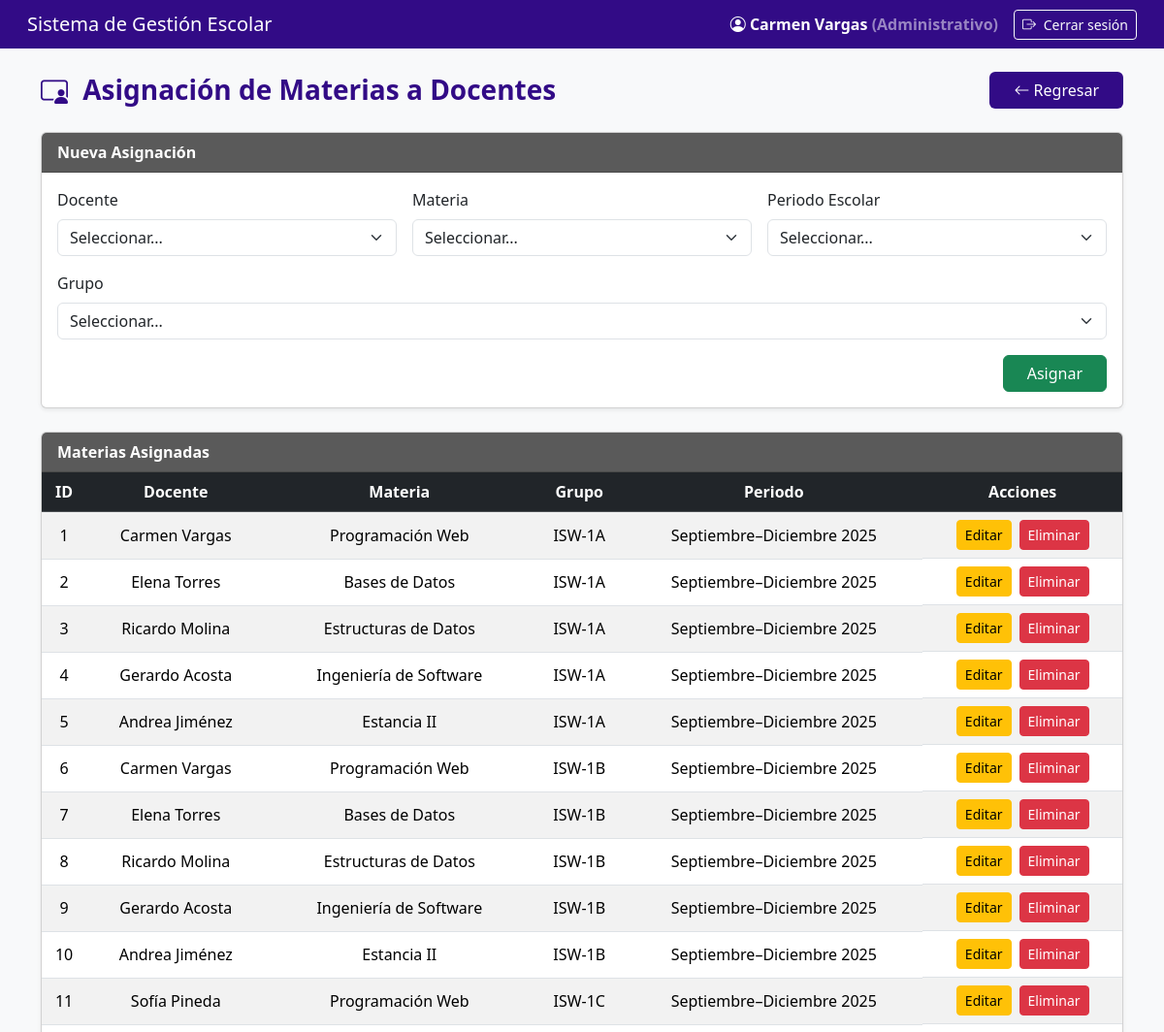
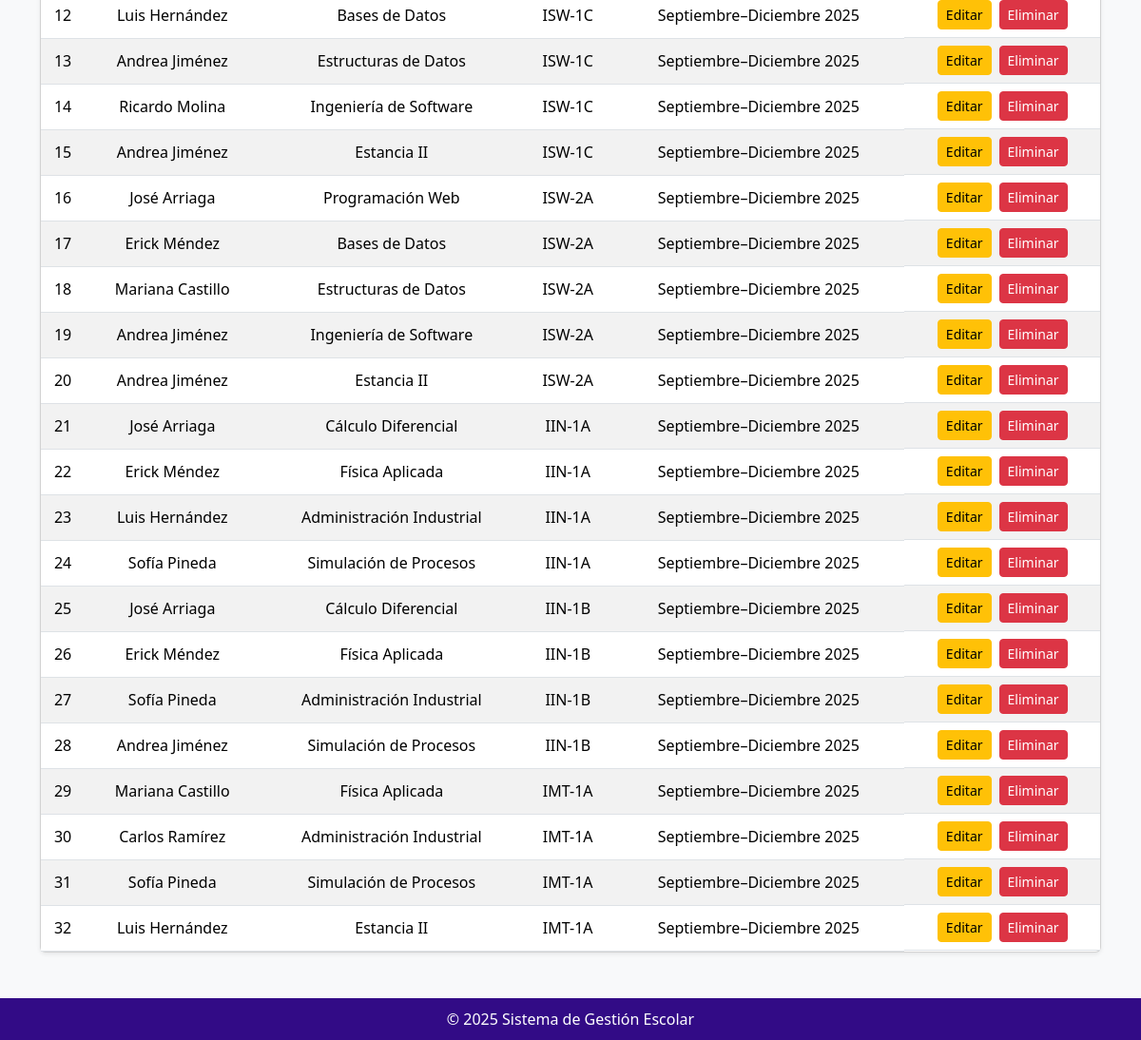
The app's page /app/views/asignacionesView.php (signed in) with its own data (2 pictures, top to bottom).
### tables this page shows
CREATE TABLE asignaciones (
    idAsignacion INT AUTO_INCREMENT PRIMARY KEY,
    idDocente INT NOT NULL,
    idMateria INT NOT NULL,
    idGrupo INT NOT NULL,
    idPeriodo INT NOT NULL,
    FOREIGN KEY (idDocente) REFERENCES docentes(idDocente)
        ON DELETE CASCADE
        ON UPDATE CASCADE,
    FOREIGN KEY (idMateria) REFERENCES materias(idMateria)
        ON DELETE CASCADE
        ON UPDATE CASCADE,
    FOREIGN KEY (idGrupo) REFERENCES grupos(idGrupo)
        ON DELETE CASCADE
        ON UPDATE CASCADE,
    FOREIGN KEY (idPeriodo) REFERENCES periodosEscolares(idPeriodo)
        ON DELETE CASCADE
        ON UPDATE CASCADE
);

CREATE TABLE materias (
    idMateria INT AUTO_INCREMENT PRIMARY KEY,
    nombreMateria VARCHAR(100) NOT NULL,
    claveMateria VARCHAR(20) UNIQUE NOT NULL,
    horasSemana INT,
    idPeriodo INT,
    FOREIGN KEY (idPeriodo) REFERENCES periodosEscolares(idPeriodo)
        ON DELETE CASCADE
        ON UPDATE CASCADE
);

CREATE TABLE grupos (
    idGrupo INT AUTO_INCREMENT PRIMARY KEY,
    nombreGrupo VARCHAR(50) NOT NULL,
    idCarrera INT NOT NULL,
    idPeriodo INT NOT NULL,
    FOREIGN KEY (idCarrera) REFERENCES carreras(idCarrera)
        ON DELETE CASCADE
        ON UPDATE CASCADE,
    FOREIGN KEY (idPeriodo) REFERENCES periodosEscolares(idPeriodo)
        ON DELETE CASCADE
        ON UPDATE CASCADE
);

CREATE TABLE periodosEscolares (
    idPeriodo INT AUTO_INCREMENT PRIMARY KEY,
    nombrePeriodo VARCHAR(50) NOT NULL,
    fechaInicio DATE NOT NULL,
    fechaFin DATE NOT NULL
);

### app/models/asignacionModel.php (called while the page is built, shortened)
<?php
class AsignacionModel {
    private $connection;
    public function __construct($connection) {
        $this->connection = $connection;
    }
    public function syncDocentes() {
        $sql = "INSERT INTO docentes (idUsuario, departamento, telefono)
                SELECT u.idUsuario, NULL, NULL
                FROM usuarios u
                LEFT JOIN docentes d ON d.idUsuario = u.idUsuario
                WHERE u.rol = 'Docente' AND d.idDocente IS NULL";
        $this->connection->query($sql);
    }
    public function obtenerAsignaciones() {
        $sql = "SELECT a.idAsignacion,
                       CONCAT(u.nombres,' ',u.apePaterno) AS docente,
                       m.nombreMateria,
                       g.nombreGrupo,
                       p.nombrePeriodo
                FROM asignaciones a
                INNER JOIN docentes d ON d.idDocente = a.idDocente
                INNER JOIN usuarios u ON u.idUsuario = d.idUsuario
                INNER JOIN materias m ON m.idMateria = a.idMateria
                INNER JOIN grupos g ON g.idGrupo = a.idGrupo
                INNER JOIN periodosEscolares p ON p.idPeriodo = a.idPeriodo
                ORDER BY a.idAsignacion ASC";
        return $this->connection->query($sql);
    }
}

### app/views/asignacionesView.php (the view, shortened to what this page needs)
<?php
require_once __DIR__ . '/../../config/db_connection.php';
require_once __DIR__ . '/../../app/models/asignacionModel.php';
$nombreUsuario = $_SESSION['usuario']['nombre'] ?? 'Usuario';
$rolUsuario    = $_SESSION['usuario']['rol'] ?? 'Sin rol';
$model = new AsignacionModel($connection);
$model->syncDocentes();
$asignaciones  = $model->obtenerAsignaciones();
$modo = isset($_GET['edit']) ? 'editar' : 'insertar';
$asigEditar = null;
?>
<!DOCTYPE html>
<html lang="es">
<head>
  <link href="https://cdn.jsdelivr.net/npm/bootstrap@5.3.3/dist/css/bootstrap.min.css" rel="stylesheet">
  <link rel="stylesheet" href="https://cdn.jsdelivr.net/npm/bootstrap-icons@1.11.3/font/bootstrap-icons.css">
</head>
<body>
<nav class="navbar navbar-expand-lg navbar-dark px-3">
  <div class="container-fluid d-flex justify-content-between align-items-center">
    <span class="navbar-brand h5 mb-0 text-white">Sistema de Gestión Escolar</span>
    <div class="d-flex align-items-center">
      <div class="text-white fw-semibold me-3">
        <i class="bi bi-person-circle"></i>
        <?= htmlspecialchars($nombreUsuario) ?>
        <span class="text-white-50">(<?= htmlspecialchars($rolUsuario) ?>)</span>
      </div>
      <a href="<?= BASE_URL ?>index.php?action=logout" class="btn btn-outline-light btn-sm">
        <i class="bi bi-box-arrow-right me-1"></i> Cerrar sesión
      </a>
    </div>
  </div>
</nav>
<div class="container mt-4 mb-5">
  <div class="d-flex justify-content-between align-items-center mb-4">
    <h3 class="titulo-pagina m-0">
        <i class="bi bi-person-video3 me-2"></i> Asignación de Materias a Docentes
    </h3>
    <a href="<?= BASE_URL ?>index.php?action=<?= $rolUsuario === 'Administrativo' ? 'dashboard_administrativo' : 'dashboard' ?>"
      class="btn btn-regresar px-4">
        <i class="bi bi-arrow-left"></i> Regresar
    </a>
</div>
  <div class="card mb-4 shadow-sm">
    <div class="card-header fw-semibold">Nueva Asignación</div>
    <div class="card-body">
      <form method="POST" action="../controllers/asignacionController.php" class="row g-3">
        <div class="col-md-4">
          <label class="form-label">Docente</label>
          <select name="idDocente" class="form-select" required>
            <option value="">Seleccionar...</option>
          </select>
        </div>
        <div class="col-md-4">
          <label class="form-label">Materia</label>
          <select name="idMateria" class="form-select" required>
            <option value="">Seleccionar...</option>
          </select>
        </div>
        <div class="col-md-4">
          <label class="form-label">Periodo Escolar</label>
          <select name="idPeriodo" class="form-select" required>
            <option value="">Seleccionar...</option>
          </select>
        </div>
        <div class="col-md-12">
          <label class="form-label">Grupo</label>
          <select name="idGrupo" class="form-select" required>
            <option value="">Seleccionar...</option>
          </select>
        </div>
        <div class="col-12 text-end">
          <?php if ($modo === 'editar' && $asigEditar): ?>
            <button type="submit" name="actualizar" class="btn btn-warning px-4">Actualizar</button>
            <a href="asignacionesView.php" class="btn btn-secondary px-4">Cancelar</a>
          <?php else: ?>
            <button type="submit" name="insertar" class="btn btn-success px-4">Asignar</button>
          <?php endif; ?>
        </div>
      </form>
    </div>
  </div>
  <div class="card shadow-sm">
    <div class="card-header fw-semibold">Materias Asignadas</div>
    <div class="card-body p-0">
      <table class="table table-striped mb-0 text-center align-middle">
        <thead class="table-dark">
          <tr>
            <th>ID</th>
            <th>Docente</th>
            <th>Materia</th>
            <th>Grupo</th>
            <th>Periodo</th>
            <th>Acciones</th>
          </tr>
        </thead>
        <tbody>
          <?php while($a = $asignaciones->fetch_assoc()): ?>
            <tr>
              <td><?= $a['idAsignacion'] ?></td>
              <td><?= htmlspecialchars($a['docente']) ?></td>
              <td><?= htmlspecialchars($a['nombreMateria']) ?></td>
              <td><?= htmlspecialchars($a['nombreGrupo']) ?></td>
              <td><?= htmlspecialchars($a['nombrePeriodo']) ?></td>
              <td class="d-flex gap-2 justify-content-center">
                <a href="asignacionesView.php?edit=<?= $a['idAsignacion'] ?>" class="btn btn-warning btn-sm">Editar</a>
                <a href="../controllers/asignacionController.php?delete=<?= $a['idAsignacion'] ?>"
                   class="btn btn-danger btn-sm"
                   onclick="return confirm('¿Seguro que deseas eliminar esta asignación?');">Eliminar</a>
              </td>
            </tr>
          <?php endwhile; ?>
        </tbody>
      </table>
    </div>
  </div>
</div>
<footer>© 2025 Sistema de Gestión Escolar</footer>
</body>
</html>

### records on screen
asignaciones: idAsignacion "1", docente "Carmen Vargas", idMateria.nombreMateria "Programación Web", idGrupo.nombreGrupo "ISW-1A", idPeriodo.nombrePeriodo "Septiembre–Diciembre 2025"
asignaciones: idAsignacion "2", docente "Elena Torres", idMateria.nombreMateria "Bases de Datos", idGrupo.nombreGrupo "ISW-1A", idPeriodo.nombrePeriodo "Septiembre–Diciembre 2025"
asignaciones: idAsignacion "3", docente "Ricardo Molina", idMateria.nombreMateria "Estructuras de Datos", idGrupo.nombreGrupo "ISW-1A", idPeriodo.nombrePeriodo "Septiembre–Diciembre 2025"
asignaciones: idAsignacion "4", docente "Gerardo Acosta", idMateria.nombreMateria "Ingeniería de Software", idGrupo.nombreGrupo "ISW-1A", idPeriodo.nombrePeriodo "Septiembre–Diciembre 2025"
asignaciones: idAsignacion "5", docente "Andrea Jiménez", idMateria.nombreMateria "Estancia II", idGrupo.nombreGrupo "ISW-1A", idPeriodo.nombrePeriodo "Septiembre–Diciembre 2025"
asignaciones: idAsignacion "6", docente "Carmen Vargas", idMateria.nombreMateria "Programación Web", idGrupo.nombreGrupo "ISW-1B", idPeriodo.nombrePeriodo "Septiembre–Diciembre 2025"
asignaciones: idAsignacion "7", docente "Elena Torres", idMateria.nombreMateria "Bases de Datos", idGrupo.nombreGrupo "ISW-1B", idPeriodo.nombrePeriodo "Septiembre–Diciembre 2025"
asignaciones: idAsignacion "8", docente "Ricardo Molina", idMateria.nombreMateria "Estructuras de Datos", idGrupo.nombreGrupo "ISW-1B", idPeriodo.nombrePeriodo "Septiembre–Diciembre 2025"
asignaciones: idAsignacion "9", docente "Gerardo Acosta", idMateria.nombreMateria "Ingeniería de Software", idGrupo.nombreGrupo "ISW-1B", idPeriodo.nombrePeriodo "Septiembre–Diciembre 2025"
asignaciones: idAsignacion "10", docente "Andrea Jiménez", idMateria.nombreMateria "Estancia II", idGrupo.nombreGrupo "ISW-1B", idPeriodo.nombrePeriodo "Septiembre–Diciembre 2025"
asignaciones: idAsignacion "11", docente "Sofía Pineda", idMateria.nombreMateria "Programación Web", idGrupo.nombreGrupo "ISW-1C", idPeriodo.nombrePeriodo "Septiembre–Diciembre 2025"
asignaciones: idAsignacion "12", docente "Luis Hernández", idMateria.nombreMateria "Bases de Datos", idGrupo.nombreGrupo "ISW-1C", idPeriodo.nombrePeriodo "Septiembre–Diciembre 2025"
asignaciones: idAsignacion "13", docente "Andrea Jiménez", idMateria.nombreMateria "Estructuras de Datos", idGrupo.nombreGrupo "ISW-1C", idPeriodo.nombrePeriodo "Septiembre–Diciembre 2025"
asignaciones: idAsignacion "14", docente "Ricardo Molina", idMateria.nombreMateria "Ingeniería de Software", idGrupo.nombreGrupo "ISW-1C", idPeriodo.nombrePeriodo "Septiembre–Diciembre 2025"
asignaciones: idAsignacion "15", docente "Andrea Jiménez", idMateria.nombreMateria "Estancia II", idGrupo.nombreGrupo "ISW-1C", idPeriodo.nombrePeriodo "Septiembre–Diciembre 2025"
asignaciones: idAsignacion "16", docente "José Arriaga", idMateria.nombreMateria "Programación Web", idGrupo.nombreGrupo "ISW-2A", idPeriodo.nombrePeriodo "Septiembre–Diciembre 2025"
asignaciones: idAsignacion "17", docente "Erick Méndez", idMateria.nombreMateria "Bases de Datos", idGrupo.nombreGrupo "ISW-2A", idPeriodo.nombrePeriodo "Septiembre–Diciembre 2025"
asignaciones: idAsignacion "18", docente "Mariana Castillo", idMateria.nombreMateria "Estructuras de Datos", idGrupo.nombreGrupo "ISW-2A", idPeriodo.nombrePeriodo "Septiembre–Diciembre 2025"
asignaciones: idAsignacion "19", docente "Andrea Jiménez", idMateria.nombreMateria "Ingeniería de Software", idGrupo.nombreGrupo "ISW-2A", idPeriodo.nombrePeriodo "Septiembre–Diciembre 2025"
asignaciones: idAsignacion "20", docente "Andrea Jiménez", idMateria.nombreMateria "Estancia II", idGrupo.nombreGrupo "ISW-2A", idPeriodo.nombrePeriodo "Septiembre–Diciembre 2025"
asignaciones: idAsignacion "21", docente "José Arriaga", idMateria.nombreMateria "Cálculo Diferencial", idGrupo.nombreGrupo "IIN-1A", idPeriodo.nombrePeriodo "Septiembre–Diciembre 2025"
asignaciones: idAsignacion "22", docente "Erick Méndez", idMateria.nombreMateria "Física Aplicada", idGrupo.nombreGrupo "IIN-1A", idPeriodo.nombrePeriodo "Septiembre–Diciembre 2025"
asignaciones: idAsignacion "23", docente "Luis Hernández", idMateria.nombreMateria "Administración Industrial", idGrupo.nombreGrupo "IIN-1A", idPeriodo.nombrePeriodo "Septiembre–Diciembre 2025"
asignaciones: idAsignacion "24", docente "Sofía Pineda", idMateria.nombreMateria "Simulación de Procesos", idGrupo.nombreGrupo "IIN-1A", idPeriodo.nombrePeriodo "Septiembre–Diciembre 2025"
asignaciones: idAsignacion "25", docente "José Arriaga", idMateria.nombreMateria "Cálculo Diferencial", idGrupo.nombreGrupo "IIN-1B", idPeriodo.nombrePeriodo "Septiembre–Diciembre 2025"
asignaciones: idAsignacion "26", docente "Erick Méndez", idMateria.nombreMateria "Física Aplicada", idGrupo.nombreGrupo "IIN-1B", idPeriodo.nombrePeriodo "Septiembre–Diciembre 2025"
asignaciones: idAsignacion "27", docente "Sofía Pineda", idMateria.nombreMateria "Administración Industrial", idGrupo.nombreGrupo "IIN-1B", idPeriodo.nombrePeriodo "Septiembre–Diciembre 2025"
asignaciones: idAsignacion "28", docente "Andrea Jiménez", idMateria.nombreMateria "Simulación de Procesos", idGrupo.nombreGrupo "IIN-1B", idPeriodo.nombrePeriodo "Septiembre–Diciembre 2025"
asignaciones: idAsignacion "29", docente "Mariana Castillo", idMateria.nombreMateria "Física Aplicada", idGrupo.nombreGrupo "IMT-1A", idPeriodo.nombrePeriodo "Septiembre–Diciembre 2025"
asignaciones: idAsignacion "30", docente "Carlos Ramírez", idMateria.nombreMateria "Administración Industrial", idGrupo.nombreGrupo "IMT-1A", idPeriodo.nombrePeriodo "Septiembre–Diciembre 2025"
asignaciones: idAsignacion "31", docente "Sofía Pineda", idMateria.nombreMateria "Simulación de Procesos", idGrupo.nombreGrupo "IMT-1A", idPeriodo.nombrePeriodo "Septiembre–Diciembre 2025"
asignaciones: idAsignacion "32", docente "Luis Hernández", idMateria.nombreMateria "Estancia II", idGrupo.nombreGrupo "IMT-1A", idPeriodo.nombrePeriodo "Septiembre–Diciembre 2025"

### other values on screen
$nombreUsuario "Carmen Vargas"
$rolUsuario "Administrativo"
